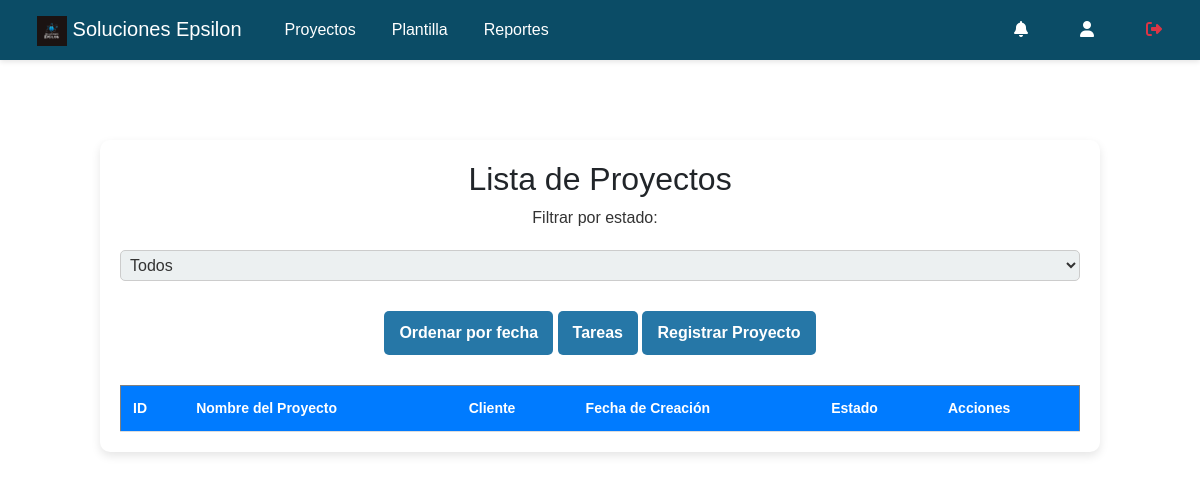
The app's page /Proyecto_Gestion_Proyectos_SolucionesEpsilon/Proyecto_Gestion_Proyectos/listar_proyectos.php, older data.
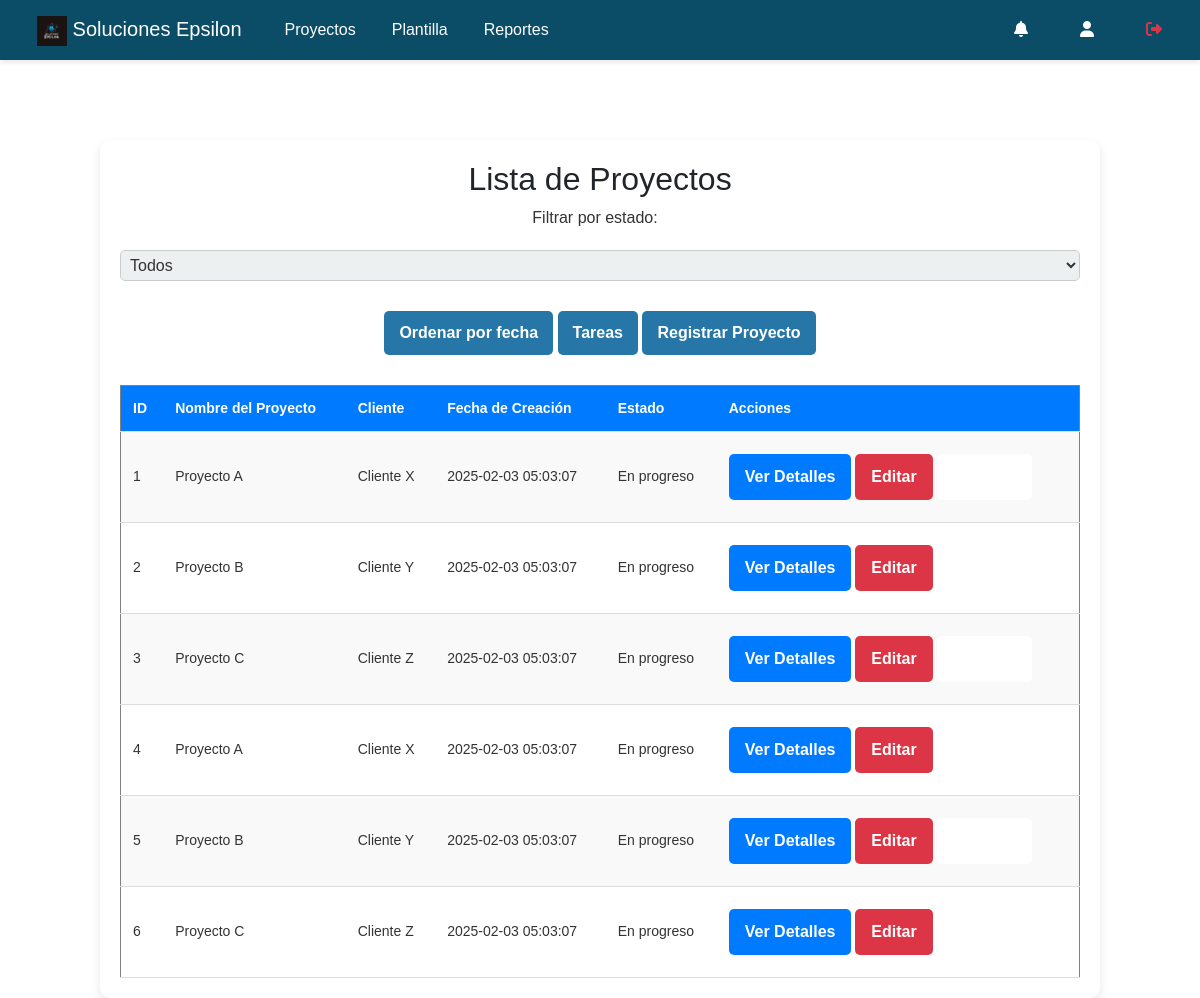
The same page, newer data.
### tables this page shows
CREATE TABLE `proyectos` (
    `id` INT AUTO_INCREMENT PRIMARY KEY,
    `nombre` VARCHAR(255) NOT NULL,
    `cliente` VARCHAR(255) NOT NULL,
    `fecha_creacion` TIMESTAMP DEFAULT CURRENT_TIMESTAMP,
    `estado` ENUM('En progreso', 'En revisión', 'Finalizado', 'Inactivo') NOT NULL DEFAULT 'En progreso'
);

### Proyecto_Gestion_Proyectos_SolucionesEpsilon/Proyecto_Gestion_Proyectos/listar_proyectos.php (the view, shortened to what this page needs)
<?php
include 'Plantilla.php';
try {
    $pdo = new PDO("mysql:host=$db_host;dbname=$db_name", $db_user, $db_pass);
    $pdo->setAttribute(PDO::ATTR_ERRMODE, PDO::ERRMODE_EXCEPTION);
} catch (PDOException $e) {
    die("Error de conexión a la base de datos: " . $e->getMessage());
}
$sql = "SELECT * FROM proyectos";
$params = [];
$stmt = $pdo->prepare($sql);
$stmt->execute($params);
$proyectos = $stmt->fetchAll(PDO::FETCH_ASSOC);
?>
<!DOCTYPE html>
<html lang="es">
<head>
    <link rel="stylesheet" href="../CSS/estilos.css">
</head>
<body>
<?php MostrarNavbar(); ?>
<div class="form-container">
    <h2>Lista de Proyectos</h2>
    <form method="GET" action="<?= BASE_URL ?>listar_proyectos.php"">
        <label for="filtro_estado">Filtrar por estado:</label>
        <select name="filtro_estado" onchange="this.form.submit()">
            <option value="">Todos</option>
        </select>
    </form>
    <a href="?ordenar=fecha" class="btn2">Ordenar por fecha</a>
    <a href="board.php" class="btn2">Tareas</a>
    <a href="registrar_proyectos.php" class="btn2">Registrar Proyecto</a>
    <table border="1">
        <tr>
            <th>ID</th>
            <th>Nombre del Proyecto</th>
            <th>Cliente</th>
            <th>Fecha de Creación</th>
            <th>Estado</th>
            <th>Acciones</th>
        </tr>
        <?php foreach ($proyectos as $proyecto): ?>
            <tr>
                <td><?= htmlspecialchars($proyecto['id']); ?></td>
                <td><?= htmlspecialchars($proyecto['nombre']); ?></td>
                <td><?= htmlspecialchars($proyecto['cliente']); ?></td>
                <td><?= htmlspecialchars($proyecto['fecha_creacion']); ?></td>
                <td><?= htmlspecialchars($proyecto['estado']); ?></td>
                <td>
                    <a href="ver_proyecto.php?id=<?= $proyecto['id']; ?>" class="btn">Ver Detalles</a>
                    <a href="editar_proyecto.php?id=<?= $proyecto['id']; ?>" class="btn">Editar</a>
                    <a href="javascript:void(0);" class="btn" onclick="confirmarEliminar(<?= $proyecto['id']; ?>);">Eliminar</a>
                </td>
            </tr>
        <?php endforeach; ?>
    </table>
</div>
</body>
</html>

### Proyecto_Gestion_Proyectos_SolucionesEpsilon/Proyecto_Gestion_Proyectos/plantilla.php (shortened to what this page needs)
<?php
function MostrarNavbar()
{
    ?>
    <head>
        <link rel="stylesheet" href="../CSS/estilos.css">
        <link href="https://cdn.jsdelivr.net/npm/bootstrap@5.3.3/dist/css/bootstrap.min.css" rel="stylesheet">
    </head>
    <nav class="navbar navbar-expand-lg navbar-dark py-2">
        <div class="container-fluid">
            <a href="<?= BASE_URL ?>index.php" class="navbar-brand">
                <img src="<?= IMG_URL ?>Logo_SE.png" alt="Logo" width="30" height="30">
                Soluciones Epsilon
            </a>
            <div class="collapse navbar-collapse justify-content-between" id="navbarCollapse">
                <ul class="navbar-nav">
                    <li class="nav-item"><a class="nav-link" href="<?= BASE_URL ?>listar_proyectos.php">Proyectos</a></li>
                    <li class="nav-item"><a class="nav-link" href="<?= BASE_URL ?>plantillas/main.php">Plantilla</a></li>
                    <li class="nav-item"><a class="nav-link" href="<?= BASE_URL ?>reportes.php">Reportes</a></li>
                </ul>
                <ul class="navbar-nav d-flex flex-row">
                    <li class="nav-item px-2">
                        <a class="nav-link" href="#"><i class="fa-solid fa-bell"></i></a>
                    </li>
                    <li class="nav-item px-2">
                        <a class="nav-link" href="<?= BASE_URL ?>ver_perfil.php">
                            <i class="fa-solid fa-user"></i>
                        </a>
                    </li>
                    <li class="nav-item px-2">
                        <a class="nav-link text-danger" href="#" id="logoutBtn">
                            <i class="fa-solid fa-right-from-bracket"></i>
                        </a>
                    </li>
                </ul>
            </div>
        </div>
    </nav>
    <?php
    $output = ob_get_clean();
    echo $output;
}
?>

### Proyecto_Gestion_Proyectos_SolucionesEpsilon/CSS/estilos.css (style rules this page uses)
.form-container { background-color: rgba(255, 255, 255, 0.9); border-radius: 10px; box-shadow: 0 4px 20px rgba(0, 0, 0, 0.1); padding: 20px; width: 300px; text-align: center; }
input[type="text"], input[type="email"], input[type="password"], input[type="date"], select { width: 100%; padding: 10px; margin-bottom: 15px; border: 1px solid #CFD0D0; border-radius: 5px; }
* { margin: 0; padding: 0; box-sizing: border-box; font-family: 'Arial', sans-serif; }
body { background-color: #f4f4f4; display: flex; flex-direction: column; align-items: center; justify-content: flex-start; min-height: 100vh; padding-top: 0; }
.navbar { width: 100%; height: 60px; background: #0B4C66; display: flex; align-items: center; padding: 0 20px; position: fixed; top: 0; left: 0; z-index: 1000; box-shadow: 0 2px 5px rgba(0, 0, 0, 0.1); }
.navbar a { color: white; text-decoration: none; padding: 10px 15px; margin: 0 10px; }
.form-container { background: #fff; padding: 20px; border-radius: 10px; box-shadow: 0px 4px 10px rgba(0, 0, 0, 0.1); max-width: 500px; width: 100%; text-align: center; margin-top: 80px; }
h2 { margin-bottom: 15px; color: #333; }
.btn { display: inline-block; padding: 10px 15px; margin: 10px 5px; border-radius: 5px; text-decoration: none; font-weight: bold; transition: 0.3s; }
.btn:nth-child(1) { background-color: #007bff; color: white; }
.btn:nth-child(2) { background-color: #dc3545; color: white; }
.btn:nth-child(3) { background-color: #ffffff; color: white; }
body { background-color: #f4f4f4; display: flex; flex-direction: column; align-items: center; justify-content: flex-start; min-height: 100vh; }
.form-container { background: #fff; padding: 20px; border-radius: 10px; box-shadow: 0px 4px 10px rgba(0, 0, 0, 0.1); max-width: 1000px; width: 100%; text-align: center; margin-top: 80px; }
h2 { margin-bottom: 20px; color: #333; }
form label { font-size: 16px; margin-right: 10px; color: #333; }
form select { padding: 5px; font-size: 16px; margin-bottom: 20px; border: 1px solid #ccc; border-radius: 5px; }
table { width: 100%; border-collapse: collapse; margin-top: 20px; font-size: 14px; color: #333; }
table th, table td { padding: 12px; text-align: left; border-bottom: 1px solid #ddd; }
table th { background-color: #007bff; color: white; }
table tr:nth-child(even) { background-color: #f9f9f9; }
table td a { padding: 8px 12px; text-decoration: none; border-radius: 5px; background-color: #35addc; color: white; font-weight: bold; margin-right: 5px; }
table td a.btn { background-color: #007bff; }
a.btn { display: inline-block; padding: 10px 15px; margin: 10px 0; text-decoration: none; background-color: #007bff; color: white; border-radius: 5px; font-weight: bold; }
.btn2 { display: inline-block; padding: 10px 15px; margin: 10px 0; text-decoration: none; background-color: #2677a7; color: white; border-radius: 5px; font-weight: bold; }
form { display: flex; flex-direction: column; gap: 1.2rem; }
label { font-size: 1.1rem; color: #2C3E50; }
select, input[type="text"] { padding: 0.8rem; border: 1px solid #BDC3C7; border-radius: 8px; font-size: 1rem; color: #333; background-color: #ECF0F1; transition: all 0.3s ease; }

Row changes from the older to the newer data that the page shows:
added proyectos: id "1", nombre "Proyecto A", cliente "Cliente X", fecha_creacion "2025-02-03 05:03:07", estado "En progreso"
added proyectos: id "2", nombre "Proyecto B", cliente "Cliente Y", fecha_creacion "2025-02-03 05:03:07", estado "En progreso"
added proyectos: id "3", nombre "Proyecto C", cliente "Cliente Z", fecha_creacion "2025-02-03 05:03:07", estado "En progreso"
added proyectos: id "4", nombre "Proyecto A", cliente "Cliente X", fecha_creacion "2025-02-03 05:03:07", estado "En progreso"
added proyectos: id "5", nombre "Proyecto B", cliente "Cliente Y", fecha_creacion "2025-02-03 05:03:07", estado "En progreso"
added proyectos: id "6", nombre "Proyecto C", cliente "Cliente Z", fecha_creacion "2025-02-03 05:03:07", estado "En progreso"
